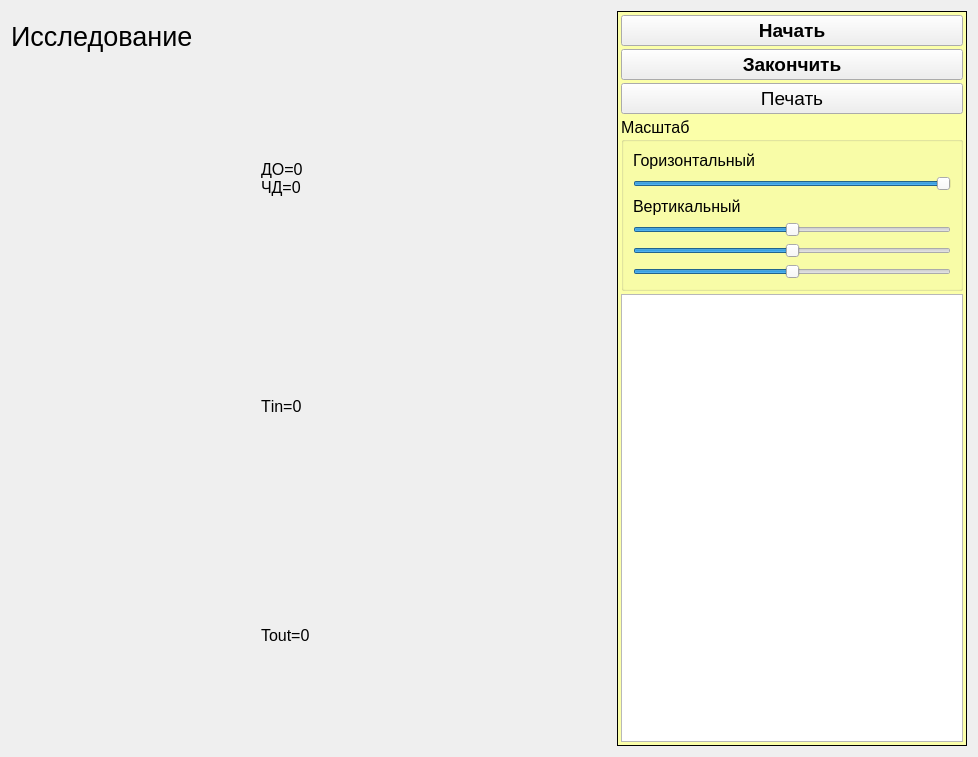
<?xml version="1.0" encoding="UTF-8"?>
<ui version="4.0">
 <class>ResearchWidget</class>
 <widget class="QWidget" name="ResearchWidget">
  <property name="geometry">
   <rect>
    <x>0</x>
    <y>0</y>
    <width>976</width>
    <height>757</height>
   </rect>
  </property>
  <property name="windowTitle">
   <string>Form</string>
  </property>
  <layout class="QHBoxLayout" name="horizontalLayout">
   <item>
    <layout class="QVBoxLayout" name="verticalLayout_8">
     <item>
      <widget class="QLabel" name="researchLabel">
       <property name="minimumSize">
        <size>
         <width>600</width>
         <height>0</height>
        </size>
       </property>
       <property name="maximumSize">
        <size>
         <width>16777215</width>
         <height>50</height>
        </size>
       </property>
       <property name="font">
        <font>
         <pointsize>20</pointsize>
        </font>
       </property>
       <property name="text">
        <string>Исследование</string>
       </property>
      </widget>
     </item>
     <item>
      <layout class="QGridLayout" name="gridLayout_4">
       <item row="0" column="1">
        <layout class="QVBoxLayout" name="verticalLayout_10">
         <item>
          <widget class="QLabel" name="volumeInfoLabel">
           <property name="maximumSize">
            <size>
             <width>100</width>
             <height>16777215</height>
            </size>
           </property>
           <property name="font">
            <font>
             <pointsize>12</pointsize>
            </font>
           </property>
           <property name="text">
            <string>ДО=0
ЧД=0</string>
           </property>
          </widget>
         </item>
         <item>
          <widget class="QLabel" name="tinInfoLabel">
           <property name="maximumSize">
            <size>
             <width>100</width>
             <height>16777215</height>
            </size>
           </property>
           <property name="font">
            <font>
             <pointsize>12</pointsize>
            </font>
           </property>
           <property name="text">
            <string>Тin=0</string>
           </property>
          </widget>
         </item>
         <item>
          <widget class="QLabel" name="toutInfolabel">
           <property name="minimumSize">
            <size>
             <width>0</width>
             <height>0</height>
            </size>
           </property>
           <property name="maximumSize">
            <size>
             <width>100</width>
             <height>16777215</height>
            </size>
           </property>
           <property name="font">
            <font>
             <pointsize>12</pointsize>
            </font>
           </property>
           <property name="text">
            <string>Tout=0</string>
           </property>
          </widget>
         </item>
        </layout>
       </item>
       <item row="0" column="0">
        <layout class="QVBoxLayout" name="verticalLayoutAllPlotter"/>
       </item>
      </layout>
     </item>
    </layout>
   </item>
   <item>
    <widget class="QFrame" name="managmentBox">
     <property name="enabled">
      <bool>true</bool>
     </property>
     <property name="minimumSize">
      <size>
       <width>350</width>
       <height>0</height>
      </size>
     </property>
     <property name="maximumSize">
      <size>
       <width>300</width>
       <height>16777215</height>
      </size>
     </property>
     <property name="font">
      <font>
       <pointsize>8</pointsize>
      </font>
     </property>
     <property name="styleSheet">
      <string notr="true">QFrame#managmentBox
{
	background-color: rgb(251, 255, 169);
}</string>
     </property>
     <property name="frameShape">
      <enum>QFrame::Box</enum>
     </property>
     <property name="frameShadow">
      <enum>QFrame::Plain</enum>
     </property>
     <layout class="QVBoxLayout" name="MBoxLayout">
      <property name="spacing">
       <number>3</number>
      </property>
      <property name="leftMargin">
       <number>3</number>
      </property>
      <property name="topMargin">
       <number>3</number>
      </property>
      <property name="rightMargin">
       <number>3</number>
      </property>
      <property name="bottomMargin">
       <number>3</number>
      </property>
      <item>
       <widget class="QPushButton" name="startExam">
        <property name="enabled">
         <bool>true</bool>
        </property>
        <property name="font">
         <font>
          <pointsize>14</pointsize>
          <weight>75</weight>
          <bold>true</bold>
         </font>
        </property>
        <property name="text">
         <string>Начать</string>
        </property>
       </widget>
      </item>
      <item>
       <widget class="QPushButton" name="stopExam">
        <property name="enabled">
         <bool>true</bool>
        </property>
        <property name="font">
         <font>
          <pointsize>14</pointsize>
          <weight>75</weight>
          <bold>true</bold>
         </font>
        </property>
        <property name="text">
         <string>Закончить</string>
        </property>
       </widget>
      </item>
      <item>
       <widget class="QPushButton" name="printButton">
        <property name="enabled">
         <bool>true</bool>
        </property>
        <property name="font">
         <font>
          <pointsize>14</pointsize>
         </font>
        </property>
        <property name="text">
         <string>Печать</string>
        </property>
       </widget>
      </item>
      <item>
       <widget class="QGroupBox" name="scaleBox">
        <property name="font">
         <font>
          <pointsize>12</pointsize>
         </font>
        </property>
        <property name="title">
         <string>Масштаб</string>
        </property>
        <layout class="QVBoxLayout" name="verticalLayout_4">
         <item>
          <widget class="QLabel" name="horLabel">
           <property name="font">
            <font>
             <pointsize>12</pointsize>
            </font>
           </property>
           <property name="text">
            <string>Горизонтальный</string>
           </property>
          </widget>
         </item>
         <item>
          <widget class="QSlider" name="horScaleSlider">
           <property name="minimum">
            <number>-5</number>
           </property>
           <property name="maximum">
            <number>0</number>
           </property>
           <property name="singleStep">
            <number>2</number>
           </property>
           <property name="pageStep">
            <number>2</number>
           </property>
           <property name="value">
            <number>0</number>
           </property>
           <property name="orientation">
            <enum>Qt::Horizontal</enum>
           </property>
          </widget>
         </item>
         <item>
          <widget class="QLabel" name="vertLabel">
           <property name="font">
            <font>
             <pointsize>12</pointsize>
            </font>
           </property>
           <property name="text">
            <string>Вертикальный</string>
           </property>
          </widget>
         </item>
         <item>
          <widget class="QSlider" name="volumeScaleSlider">
           <property name="minimum">
            <number>-5</number>
           </property>
           <property name="maximum">
            <number>5</number>
           </property>
           <property name="singleStep">
            <number>1</number>
           </property>
           <property name="pageStep">
            <number>1</number>
           </property>
           <property name="orientation">
            <enum>Qt::Horizontal</enum>
           </property>
          </widget>
         </item>
         <item>
          <widget class="QSlider" name="tempInScaleSlider">
           <property name="minimum">
            <number>-5</number>
           </property>
           <property name="maximum">
            <number>5</number>
           </property>
           <property name="singleStep">
            <number>1</number>
           </property>
           <property name="pageStep">
            <number>1</number>
           </property>
           <property name="value">
            <number>0</number>
           </property>
           <property name="orientation">
            <enum>Qt::Horizontal</enum>
           </property>
          </widget>
         </item>
         <item>
          <widget class="QSlider" name="tempOutScaleSlider">
           <property name="minimum">
            <number>-5</number>
           </property>
           <property name="maximum">
            <number>5</number>
           </property>
           <property name="singleStep">
            <number>1</number>
           </property>
           <property name="pageStep">
            <number>1</number>
           </property>
           <property name="orientation">
            <enum>Qt::Horizontal</enum>
           </property>
          </widget>
         </item>
        </layout>
       </widget>
      </item>
      <item>
       <widget class="QTableWidget" name="resultsTable">
        <property name="minimumSize">
         <size>
          <width>0</width>
          <height>350</height>
         </size>
        </property>
        <property name="font">
         <font>
          <pointsize>12</pointsize>
         </font>
        </property>
       </widget>
      </item>
     </layout>
    </widget>
   </item>
  </layout>
 </widget>
 <resources/>
 <connections/>
</ui>
